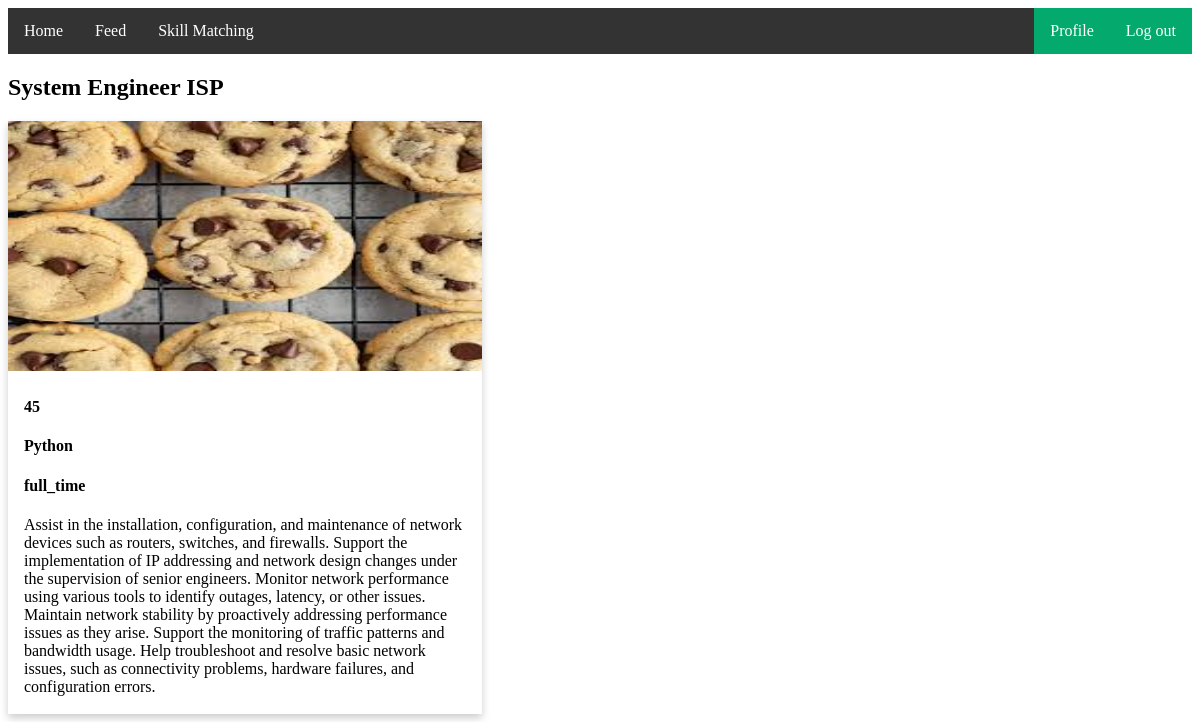
/viewJOb/1, run on the app's committed database.
### myApp/models.py (models this page shows, shortened)
class JobModel(models.Model):
    JOB_TYPE_CHOICES=[
        ('full_time', 'Full Time'),
        ('part_time', 'Part Time'),
        ('contract', 'Contract'),
        ('internship', 'Internship'),
        ('temporary', 'Temporary'),
    ]
    user=models.ForeignKey(customUser,null=True,blank=True,on_delete=models.CASCADE)
    job_title = models.CharField(max_length=200, null=True, blank=True)
    vacancy = models.PositiveIntegerField( null=True, blank=True)
    skills = models. CharField(max_length=100,null=True, blank=True )
    category = models.CharField(max_length=50, choices=JOB_TYPE_CHOICES, null=True, blank=True)
    description = models.TextField(null=True, blank=True)
    job_Pic=models.ImageField(upload_to='Media/job_Pic',null=True)

### myProject/views.py (the view)
# urls.py: path("viewJOb/<str:job_id>", viewJOb, name="viewJOb"),
def viewJOb(request,job_id):
    jobs=JobModel.objects.filter(id=job_id)
    context= {
        'jobs': jobs
    }
    return render(request,"viewJOb.html",context)

### Template/viewJOb.html (shortened to what this page needs)
{% extends 'base.html' %}
{% block body %}
{% for i in jobs %}
<!DOCTYPE html>
<html>
<head>
</head>
<body>
<h2>{{i.job_title}}</h2>
<div class="card">
  <img src="/{{i.job_Pic}}" height="250 px" width="100 px" alt="Avatar" style="width:100%">
  <div class="container">
    <h4><b>{{i.vacancy}}</b></h4>
    <h4><b>{{i.skills}}</b></h4>
    <h4><b>{{i.category}}</b></h4>
    <p>{{i.description}}</p>
  </div>
</div>
</body>
</html>
{% endfor %}
{% endblock body %}

### Template/base.html (shortened to what this page needs)
<!DOCTYPE html>
<html>
<head>
</head>
<body>
{% include 'navbar.html' %}
{% block body %}
{% endblock body %}
</body>
</html>

### Template/navbar.html
<ul>
    <li><a href=" {% url 'homePage' %} ">Home</a></li>
    <li><a href=" {% url 'jobFeed' %} ">Feed</a></li>
    <li><a href=" {% url 'skillMatchingPage' %} ">Skill Matching</a></li>
    <li style="float:right"><a class="active" href=" {% url 'logoutPage' %} ">Log out</a></li>
    <li style="float:right"><a class="active" href=" {% url 'profilePage' %} ">Profile</a></li>
  </ul>

### Template/base.html (style rules this page uses)
ul { list-style-type: none; margin: 0; padding: 0; overflow: hidden; background-color: #333; }
li { float: left; }
li a { display: block; color: white; text-align: center; padding: 14px 16px; text-decoration: none; }
.active { background-color: #04AA6D; }

### Template/viewJOb.html (style rules this page uses)
.card { box-shadow: 0 4px 8px 0 rgba(0,0,0,0.2); transition: 0.3s; width: 40%; }
.container { padding: 2px 16px; }

### data on the page
JobModel: job_title "System Engineer ISP", job_Pic (picture), vacancy "45", skills "Python", category "full_time", description "Assist in the installation, configuration, and maintenance of network devices such as routers, switches, and firewalls. Support the implementation of IP addressing and network design changes under the supervision of senior engineers. Monitor network performance using various tools to identify outages, latency, or other issues. Maintain network stability by proactively addressing performance issues as they arise. Support the monitoring of traffic patterns and bandwidth usage. Help troubleshoot and resolve basic network issues, such as connectivity problems, hardware failures, and configuration errors."
